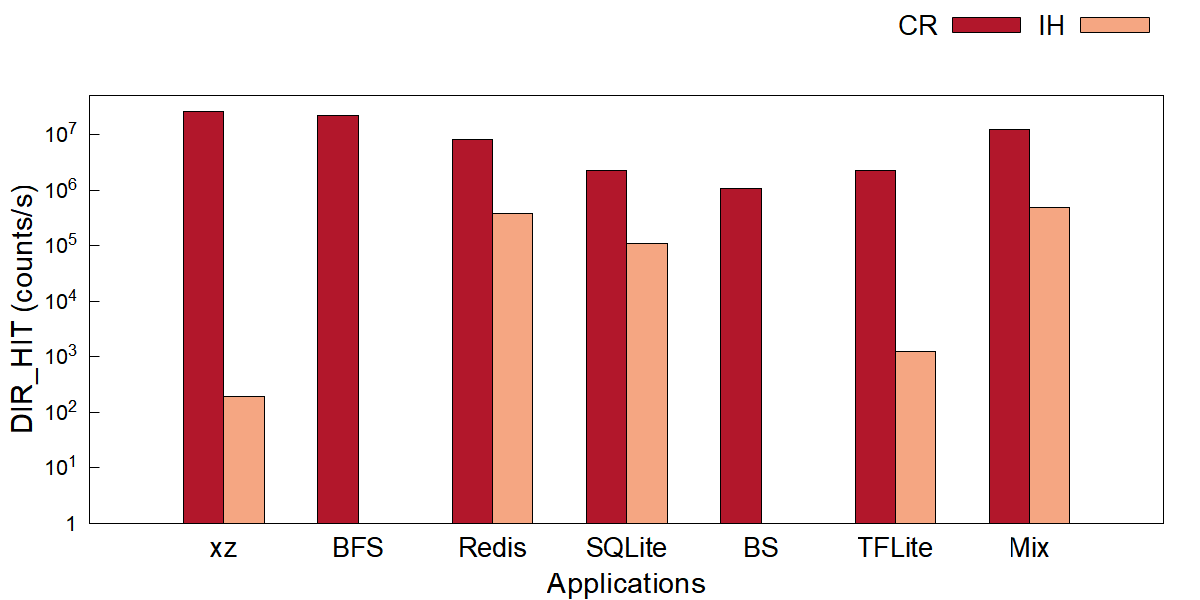

The gnuplot source for this figure:
# tile_dir_hit.plt - one counter, one bar per application per data path.
#
# Style mirrors the paper bar charts (image/*.plt): clustered
# bars, Arial 16/22/20, opaque fill with black border, key
# outside top right.  Bars use `with boxes` with explicit
# width and offsets (see tools/gen_fig_plts.py); xrange
# [0:8] centers the 7 application groups.  Full 4-side
# frame (border 15), tics only on left y / bottom x
# (nomirror).  Colors: 2-series figures use #B2172B
# (left, dark) / #F5A682 (right, light); the 3-series
# figure keeps dark gray / light gray / red.
#
# Log y axis: raw counts/s, starts at 1, coarse decade
# tics 1, 10, 100, ... only (10^{%L}, no minor tics);
# the IH series would be invisible on a linear axis.
#
# Data: fig/tile_dir_hit.dat (raw differenced rates).
#
# Usage: gnuplot fig/tile_dir_hit.plt   (from the repo root)

set terminal pngcairo size 1200,600 enhanced font 'Arial,16'
set output 'fig/tile_dir_hit.png'

set ylabel 'DIR\_HIT (counts/s)' font 'Arial,22'
set xlabel 'Applications' font 'Arial,22'

set style fill solid border -1
set boxwidth 0.30

set yrange [1:5e+07]
set logscale y 10
unset mytics
set format y '10^{%L}'
set ytics add ("1" 1)

set border 15
set ytics nomirror
set xtics nomirror

# xtics anchored at the cluster centers (1..7); the app
# names come from fig/tile_dir_hit.dat column 1.
set xtics ('xz' 1, 'BFS' 2, 'Redis' 3, 'SQLite' 4, 'BS' 5, 'TFLite' 6, 'Mix' 7) font ',20'
set xrange [0:8]

set tmargin 4
set key outside top right horizontal font 'Arial,20'

C_CR = "#B2172B"
C_IH = "#F5A682"

plot 'fig/tile_dir_hit.dat' using ($0+1-0.150):2 with boxes title 'CR' lc rgb C_CR, \
     '' using ($0+1+0.150):3 with boxes title 'IH' lc rgb C_IH
